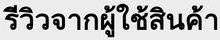
#> input picture crawler-py/review_assets/review-heading-th.png, 220 x 40 px
$ python -i video_pick.py   (imports and definitions only)
#> lines starting #> are read from the running program, lines starting #| are printed output that depends on the picture
# -*- coding: utf-8 -*-
"""
video_pick.py — 동영상 대표 장면 자동 선택 (2026-11-17, 텍스트 v2 크롤과 함께)

LG 포스터가 검은 화면이거나 없을 때만 쓴다 (서버 video-frames.js autoFrame 이 부른다).
동영상·포스터 파일은 서버(Node)가 받아 둔 로컬 파일 — 이 스크립트는 네트워크를 쓰지 않는다.

  python video_pick.py poster <이미지>          → {"black": bool, "mean": 평균 밝기, "black_ratio": 검정 픽셀 비율}
  python video_pick.py pick <동영상> <작업 폴더>  → {"frames": n, "top": [{"t": 초, "score": 점수}, …]}  (최대 3개, 서로 2초 이상 떨어짐)

검은 포스터: 검정(밝기 < 16) 픽셀이 차지한 영역(경계 상자)이 그림의 절반 이상이고, 그 영역 안이 평균 밝기 < 3 · 검정 99% 넘음.
  LG 포스터는 검은 화면 위에 배경 띠(베이지 등)가 붙어 있기도 해서 그림 전체가 아니라 검은 영역 안을 본다 (예: AI Chatbot).
  어두운 장면·검은 바탕의 로고(예: Gemini, 검정 97%)는 검은 화면이 아님.
장면 점수 (전체 프레임 중 '비주얼이 가장 많은' 장면, 초당 2장):
  채움 coverage 45% : 16x16 칸 중 밝기 표준편차 > 8 인 칸 비율 (빈 검정·단색 배경이 넓으면 낮다)
  디테일 detail 35% : 가장자리 세기 평균 (동영상 안 최대값으로 나눠 0~1)
  색감 color 20%    : Hasler–Süsstrunk 색감 지표 (동영상 안 최대값으로 나눠 0~1)
  거의 검정·흰 화면(평균 밝기 < 12 또는 > 240)은 제외
"""
import glob
import json
import math
import os
import subprocess
import sys

from PIL import Image, ImageFilter, ImageStat

FPS = 2
BLACK_MEAN, BLACK_RATIO, BLACK_LEVEL = 3.0, 0.99, 16
FFMPEG = os.environ.get("FFMPEG_PATH", "ffmpeg")


BLACK_AREA = 0.5


def poster(path: str) -> dict:
    g = Image.open(path).convert("L")
    g.thumbnail((640, 640))
    box = g.point(lambda v: 255 if v < BLACK_LEVEL else 0).getbbox()
    area = ((box[2] - box[0]) * (box[3] - box[1]) / (g.size[0] * g.size[1])) if box else 0
    inner = g.crop(box) if box else g
    hist = inner.histogram()
    mean = ImageStat.Stat(inner).mean[0]
    ratio = sum(hist[:BLACK_LEVEL]) / (sum(hist) or 1)
    return {"black": area >= BLACK_AREA and mean < BLACK_MEAN and ratio > BLACK_RATIO,
            "mean": round(mean, 2), "black_ratio": round(ratio, 4), "black_area": round(area, 3)}


def _features(path: str) -> dict:
#> called with path = 'review_assets/review-heading-th.png'
    im = Image.open(path).convert("RGB")
    g = im.convert("L")
#> g is the input picture: PIL image 220x40 L; min 0, max 255, mean 186.1
    w, h = g.size
#> w = 220; h = 40
    blocks = busy = 0
    for y in range(0, h - 15, 16):
        for x in range(0, w - 15, 16):
            blocks += 1
            busy += ImageStat.Stat(g.crop((x, y, x + 16, y + 16))).stddev[0] > 8
#> after the loop, blocks = 26; busy = 26
    small = im.resize((120, max(1, int(120 * h / w))))
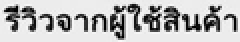
#> small: PIL image 120x21 RGB (shown 2 times larger); min 0, max 255, mean 186.2
    r, gg, b = (list(c.tobytes()) for c in small.split())
#> r = 2520 values, max 255 at index 917, min 0 at index 484, mean 186.2; gg has the same summary as r; b has the same summary as r
    rg = [a - c for a, c in zip(r, gg)]
#> rg = 2520 values from 0 to 0
    yb = [(a + c) / 2 - d for a, c, d in zip(r, gg, b)]
#> yb = 2520 values from 0 to 0

    def sd(v):
        m = sum(v) / len(v)
#> m = 0
        return (sum((x - m) ** 2 for x in v) / len(v)) ** 0.5
    color = math.hypot(sd(rg), sd(yb)) + 0.3 * math.hypot(sum(rg) / len(rg), sum(yb) / len(yb))
#> color = 0
    return {"mean": ImageStat.Stat(g).mean[0], "cov": busy / max(blocks, 1),
            "edge": ImageStat.Stat(g.filter(ImageFilter.FIND_EDGES)).mean[0], "col": color}


def pick(video: str, work: str) -> dict:
    os.makedirs(work, exist_ok=True)
    for f in glob.glob(os.path.join(work, "f*.jpg")):
        os.remove(f)
    subprocess.run([FFMPEG, "-v", "error", "-i", video, "-vf", f"fps={FPS},scale=480:-2", "-q:v", "3",
                    os.path.join(work, "f%04d.jpg")], check=True, timeout=300)
    rows = [dict(t=i / FPS, **_features(f)) for i, f in enumerate(sorted(glob.glob(os.path.join(work, "f*.jpg"))))]
    if not rows:
        return {"frames": 0, "top": []}
    me = max(r["edge"] for r in rows) or 1
    mc = max(r["col"] for r in rows) or 1
    for r in rows:
        ok = 12 <= r["mean"] <= 240
        r["score"] = round(0.45 * r["cov"] + 0.35 * r["edge"] / me + 0.20 * r["col"] / mc, 4) if ok else 0
    top = []
    for r in sorted(rows, key=lambda r: -r["score"]):
        if r["score"] <= 0:
            break
        if all(abs(r["t"] - x["t"]) >= 2 for x in top):
            top.append({"t": r["t"], "score": r["score"]})
        if len(top) == 3:
            break
    return {"frames": len(rows), "top": top}


# [8 lines not run here, left out]

>>> result = _features('review_assets/review-heading-th.png')
#> result = {'mean': 186.1, 'cov': 1, 'edge': 67.49, 'col': 0}
